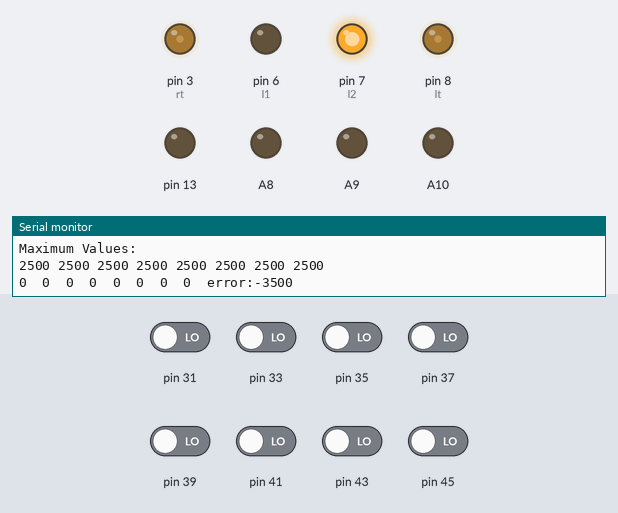
Bench run of a sketch on a simulated Arduino Mega 2560, built with avr-gcc and run on an emulated ATmega2560. On the bench: output pins drawn as LEDs (lit = HIGH), the last lines printed to the serial monitor. Inputs (shaded band) come from the test bench; at power-on: pin 31, pin 33, pin 35, pin 37, pin 39, pin 41, pin 43, pin 45 LOW. Pins used as bus, display or sensor lines are not drawn.

Above: at 12.2 s.
12.3 s: pin 31 driven HIGH
At 13.3 s:
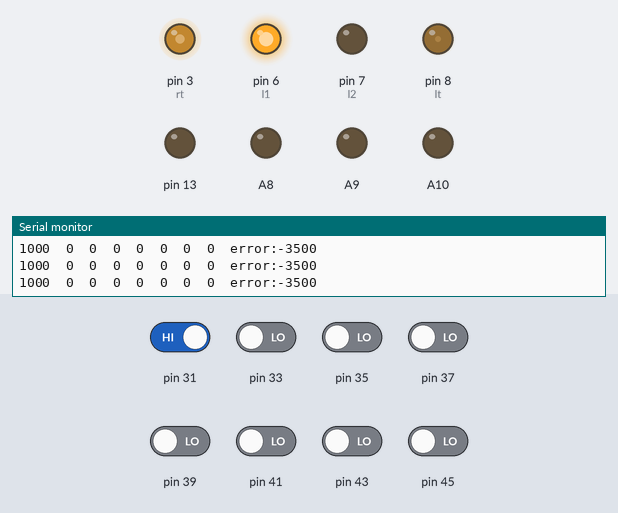
13.8 s: pin 43 driven HIGH
At 15.0 s:
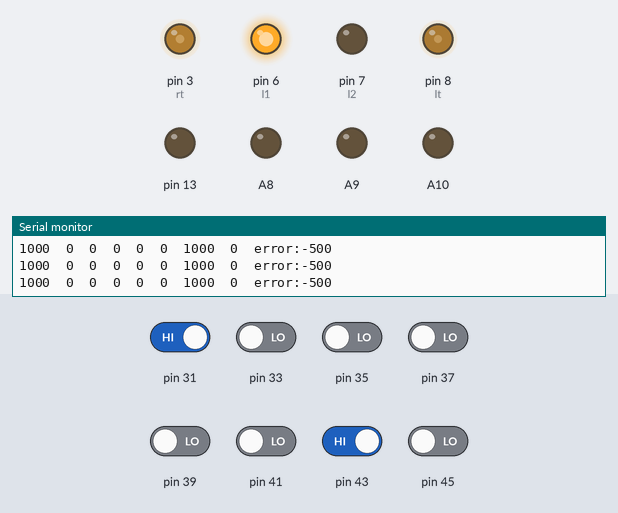
15.3 s: pin 33 driven HIGH
At 16.0 s:
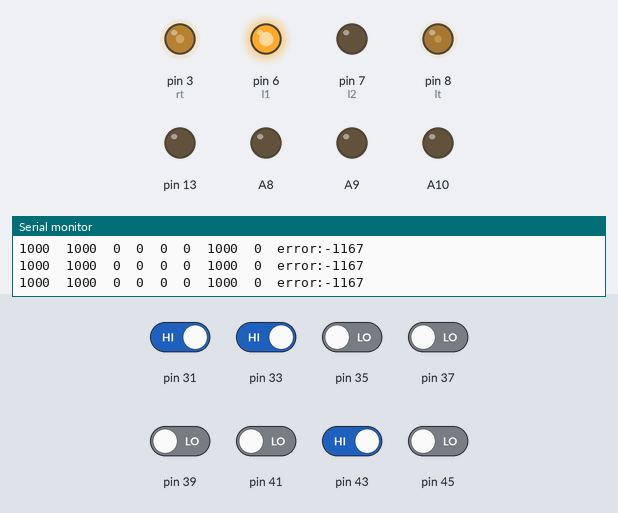
16.8 s: pin 39 driven HIGH
At 17.3 s:
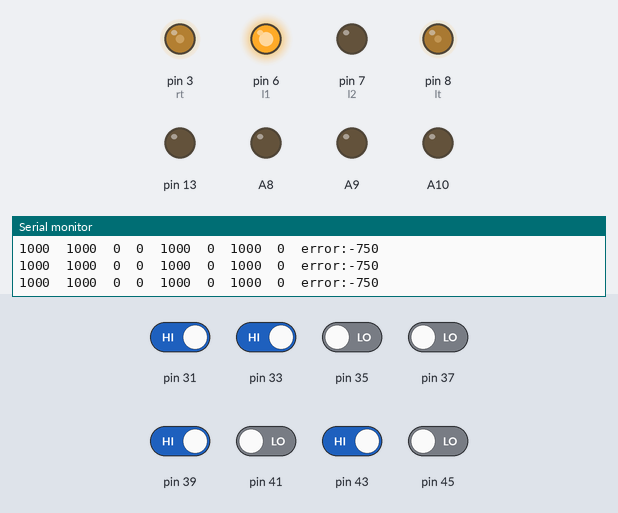
18.3 s: pin 35 driven HIGH
At 19.4 s:
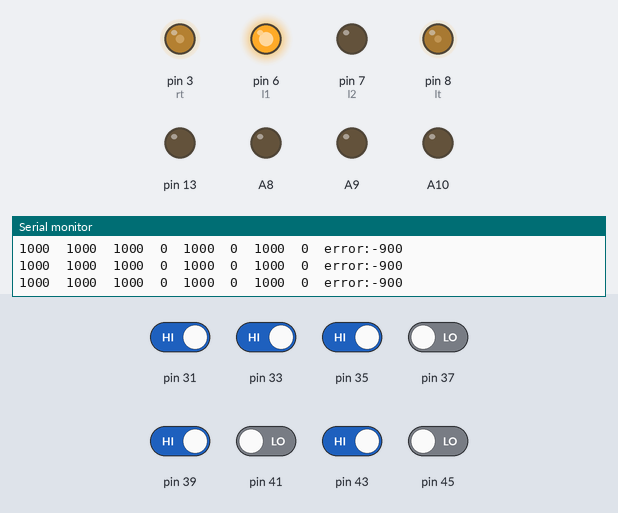
21.3 s: pin 37 driven HIGH
At 21.55 s:
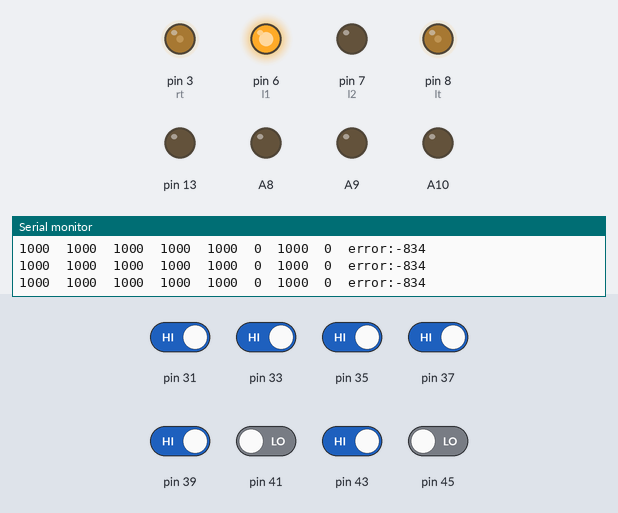
Timing chart, 0 to 24.3 s (numbered marks = the images above; inputs shaded):
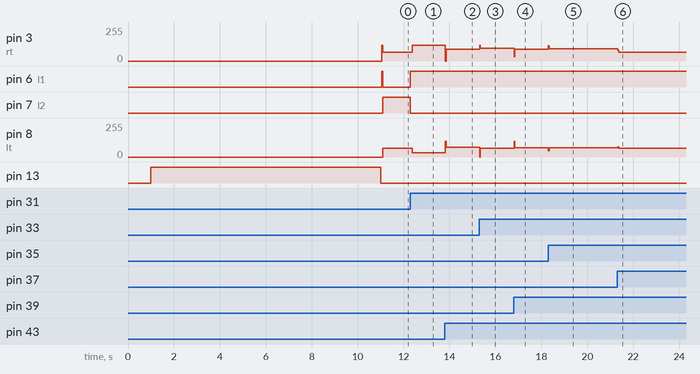

Measured:
- after the input at 12.3 s, pin 3 (rt): 65/255 → 120/255 after 0.07 s; pin 6 (l1): LOW → HIGH at once; pin 7 (l2): HIGH → LOW at once; pin 8 (lt): 65/255 → 31/255 after 0.07 s
- after the input at 13.8 s, pin 3 (rt): 120/255 → 87/255 at once; pin 8 (lt): 31/255 → 73/255 at once
- after the input at 15.3 s, pin 3 (rt): 87/255 → 96/255 at once; pin 8 (lt): 73/255 → 64/255 at once
- after the input at 16.8 s, pin 3 (rt): 96/255 → 90/255 at once; pin 8 (lt): 64/255 → 70/255 at once
- after the input at 18.3 s, pin 3 (rt): 90/255 → 92/255 at once; pin 8 (lt): 70/255 → 68/255 at once
- after the input at 21.3 s, pin 3 (rt): 92/255 → 65/255 at once; pin 8 (lt): 68/255 → 65/255 at once

The sketch:

Maze_1.ino
```cpp
#include <QTRSensors.h>
#define rightMaxSpeed 120
#define leftMaxSpeed 120
#define rightBaseSpeed 80
#define leftBaseSpeed 80
#define turnSpeed 65
float Kp = 0.014;
float Kd = 0.140;
int blk = 100; //Black Line threshold(sensor value)
int wht = 70;
int KpSent = 0, KdSent = 0;
#define NUM_SENSORS   8
#define TIMEOUT       2500  // waits for 2500 microseconds for sensor outputs to go low
#define EMITTER_PIN   QTR_NO_EMITTER_PIN
#define r1 4
#define r2 5
#define l1 6
#define l2 7
#define rt 3
#define lt 8
#define junCheck 200 // delay for foreward movement
QTRSensorsRC qtrrc((unsigned char[]) {31, 33, 35, 37, 39, 41,43,45}, NUM_SENSORS, TIMEOUT, EMITTER_PIN);
unsigned int sensorValues[NUM_SENSORS];int error, prop, derv, motorSpeed, leftMotorSpeed, rightMotorSpeed, lastError = 0, pos;
int switchOfBot = 1;
char PID()
{
  pos = qtrrc.readLine(sensorValues);
  error = pos - 3500;
  prop = Kp * error;
  derv = Kd * (error - lastError);
  lastError = error;
  motorSpeed = prop + derv;
  rightMotorSpeed = rightBaseSpeed - motorSpeed;
  leftMotorSpeed = leftBaseSpeed + motorSpeed;
  if (rightMotorSpeed > rightMaxSpeed ) rightMotorSpeed = rightMaxSpeed; // prevent the motor from going beyond max speed
  if (leftMotorSpeed > leftMaxSpeed ) leftMotorSpeed = leftMaxSpeed; // prevent the motor from going beyond max speed
  if (rightMotorSpeed < 0) rightMotorSpeed = 0; // keep the motor speed positive
  if (leftMotorSpeed < 0) leftMotorSpeed = 0; // keep the motor speed positive
  digitalWrite(r1, HIGH);digitalWrite(r2, LOW);
  digitalWrite(l1, HIGH);digitalWrite(l2, LOW);
  analogWrite(rt, rightMotorSpeed);
  analogWrite(lt, leftMotorSpeed);
  printAll();
  if(sensorValues[0]>blk && sensorValues[1]>blk && sensorValues[2]>blk && sensorValues[7]>blk && sensorValues[6]>blk && sensorValues[5]>blk)
  { return 'B';}
  else if(sensorValues[0]>blk && sensorValues[1]>blk && sensorValues[2]>blk && sensorValues[3]>blk)
  {return 'L';}
  else if(sensorValues[7]>blk && sensorValues[6]>blk && sensorValues[5]>blk && sensorValues[4]>blk)
  {return 'R';}
  else if(sensorValues[0]<wht && sensorValues[1]<wht && sensorValues[2]<wht && sensorValues[3]<wht && sensorValues[4]<wht && sensorValues[5]<wht && sensorValues[6]<wht && sensorValues[7]<wht)
  {return 'E';} // E signifies End of line
  else {return 'N';}//N for none
}

void printAll()
{
  for (int i = 0; i < NUM_SENSORS; i++)
  {
    Serial.print(sensorValues[i]);
    Serial.print('\t');
  }
  Serial.print("error:");
  Serial.print(error);Serial.print("\t");
  // Serial.print("prop:");
  // Serial.print(prop);Serial.print("\t");
  // Serial.print("derv:");
  // Serial.print(derv);Serial.print("\t");
  // Serial.print("motorSpeed:");
  // Serial.print(motorSpeed);Serial.print("\t");
  // Serial.print("left:");
  // Serial.print(leftMotorSpeed);Serial.print("\t");
  // Serial.print("right:");
  // Serial.print(rightMotorSpeed);Serial.print("\t");
  Serial.println();
}

void printMinMax()
{
  Serial.println("Minimum Values: ");
  for (int i = 0; i < NUM_SENSORS; i++)
  {
    Serial.print(qtrrc.calibratedMinimumOn[i]);
    Serial.print(' ');
  }
  Serial.println();
  Serial.println("Maximum Values: ");
  for (int i = 0; i < NUM_SENSORS; i++)
  {
    Serial.print(qtrrc.calibratedMaximumOn[i]);
    Serial.print(' ');
  }
  Serial.println();
}


int checkForeward()
{
  instantStop();
  delay(100);

//  digitalWrite(r1, HIGH); digitalWrite(r2, LOW);
//  analogWrite(rt, 150);
//  digitalWrite(l1, HIGH);digitalWrite(l2, LOW);
//  analogWrite(lt, 150);
//  delay(50);
  analogWrite(rt, 0);
  analogWrite(lt, 0);
  pos = qtrrc.readLine(sensorValues);
  if(sensorValues[0]>blk && sensorValues[1]>blk && sensorValues[2]>blk && sensorValues[3]>blk && sensorValues[4]>blk && sensorValues[5]>blk && sensorValues[6]>blk && sensorValues[7]>blk)
  {return 2;}
  else if(sensorValues[3]>blk || sensorValues[4]>blk){return 1;}
  else return 0;
}

void turn(char dir)
{
  switch(dir)
  {
    case 'L':
      digitalWrite(r1, HIGH); digitalWrite(r2, LOW);
      analogWrite(rt, turnSpeed);
      digitalWrite(l1, LOW);digitalWrite(l2, HIGH);
      analogWrite(lt, turnSpeed);
      while (sensorValues[0]<wht && sensorValues[1]<wht)
      {
        pos = qtrrc.readLine(sensorValues);
      }
      analogWrite(rt, 0);
      analogWrite(lt, 0);
      digitalWrite(r1, LOW); digitalWrite(r2, HIGH);
      digitalWrite(l1, HIGH);digitalWrite(l2, LOW);
      analogWrite(rt, turnSpeed);analogWrite(lt, turnSpeed);
      delay(69);
      analogWrite(rt, 0);analogWrite(lt, 0);
      break;


    case 'R':
      digitalWrite(l1, HIGH); digitalWrite(l2, LOW);
      analogWrite(lt, turnSpeed);
      digitalWrite(r1, LOW); digitalWrite(r2, HIGH);
      analogWrite(rt, turnSpeed);
      while (sensorValues[7]<wht && sensorValues[6]<wht)
      {
        pos = qtrrc.readLine(sensorValues);
      }
      analogWrite(lt, 0);
      analogWrite(rt, 0);
      digitalWrite(r1, LOW); digitalWrite(r2, HIGH);
      digitalWrite(l1, HIGH);digitalWrite(l2, LOW);
      analogWrite(rt, turnSpeed);analogWrite(lt, turnSpeed);
      delay(69);
      analogWrite(rt, 0);analogWrite(lt, 0);
      break;
  }
}

void selectTurn(char node)
{
  if(node == 'L' || node == 'B' || node == 'R')
    {
      if(node =='L') {turn('L');return 0;}
      int foreward = checkForeward();
      if(foreward == 2) {switchOfBot = 0;analogWrite(rt, 0);analogWrite(lt, 0);delay(5000);switchOfBot = 1;}
      if(node =='L' || node == 'B') {turn('L');}
      else if(foreward == 1) {}
      else if(node == 'R' && foreward == 0) turn('R');
    }
  if(node == 'E')
  {
    turn('L');
  }
}

void setup()
{
  Serial.begin(9600);
  pinMode(r1, OUTPUT);
  pinMode(r2, OUTPUT);
  pinMode(l1, OUTPUT);
  pinMode(l2, OUTPUT);
  pinMode(13, OUTPUT);
  pinMode(A9, OUTPUT);
  pinMode(A10, OUTPUT);
  pinMode(A8, OUTPUT);
  delay(1000);
  digitalWrite(13, HIGH);    // turn on Arduino's LED to indicate we are in calibration mode
  for (int i = 0; i < 400; i++)  // make the calibration take about 10 seconds
  {
    qtrrc.calibrate();       // reads all sensors 10 times at 2500 us per read (i.e. ~25 ms per call)
  }
  digitalWrite(13, LOW);     // turn off Arduino's LED to indicate we are through with calibration
  printMinMax();
  digitalWrite(A9, LOW);
}

void instantStop()
{
  digitalWrite(r1, LOW); digitalWrite(r2, HIGH);
  digitalWrite(l1, LOW);digitalWrite(l2, HIGH);
  analogWrite(lt, leftMotorSpeed);
  analogWrite(rt, rightMotorSpeed);
  delay(125);
  analogWrite(rt, 0);analogWrite(lt, 0);
}

void loop()
{
  if(Serial.available())
  {
//    switchOfBot = Serial.parseInt();
    KpSent = Serial.parseInt();
    KdSent = Serial.parseInt();
    char j = Serial.read();
    Kp = KpSent/1000.0;
    Kd = KdSent/1000.0;
  }
  if(switchOfBot != 0)
  {
    char node = PID();
    selectTurn(node);
  }
}
```
